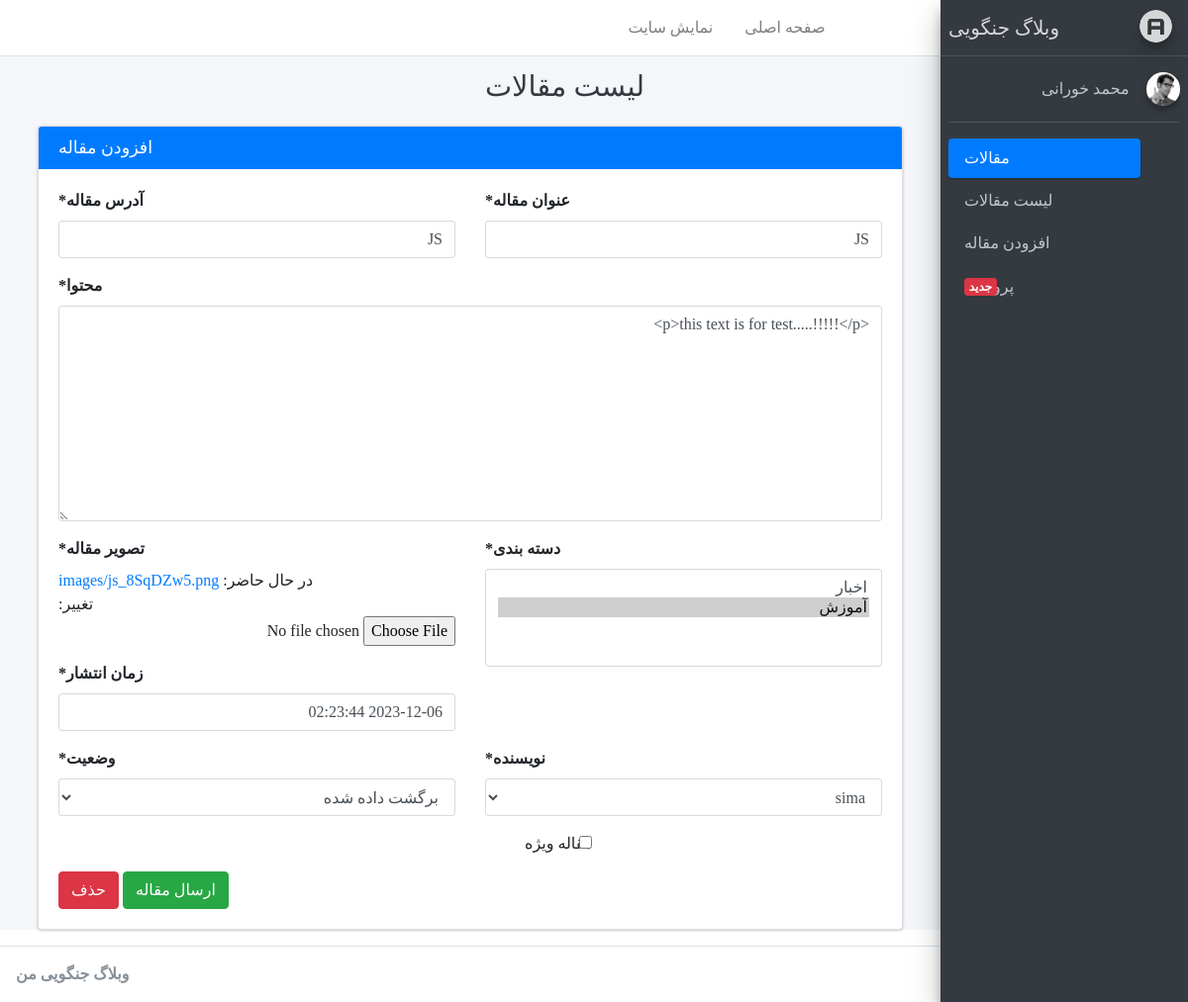
/account/article/update/3 (signed in), run on an earlier commit of the app's database.
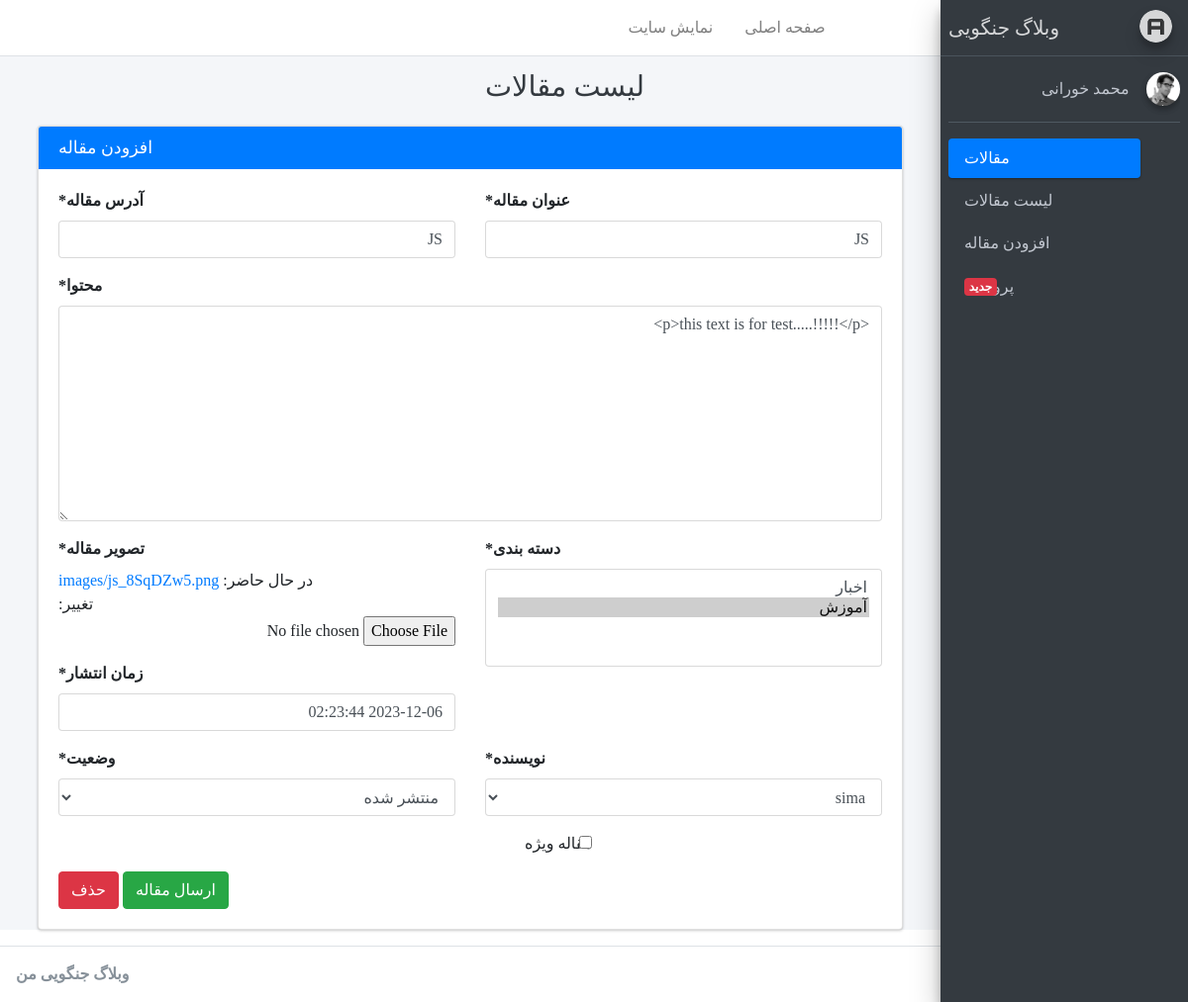
And on a later commit of the database.
### blog/models.py (models this page shows, shortened)
class Article(models.Model):
    STATUS_CHOICES = (
        ('d', 'پیش نویس'),          #draft
        ('p', 'منتشر شده'),         #publish
        ('i', 'درحال بررسی'),       #investigation
        ('b', 'برگشت داده شده'),    #back
    )
    author = models.ForeignKey(User, null=True, on_delete=models.SET_NULL, related_name='articles',
                               verbose_name="نویسنده")
    title = models.CharField(max_length=200, verbose_name="عنوان مقاله")
    slug = models.SlugField(max_length=100, unique=True, verbose_name="آدرس مقاله")
    category = models.ManyToManyField(Categoty, verbose_name="دسته بندی", related_name="articles")
    description = models.TextField(verbose_name="محتوا")
    thumbnail = models.ImageField(upload_to="images", verbose_name="تصویر مقاله")
    publish = models.DateTimeField(default=timezone.now, verbose_name="زمان انتشار")
    created = models.DateTimeField(auto_now_add=True)
    updated = models.DateTimeField(auto_now=True)
    is_special = models.BooleanField(default=False, verbose_name='مقاله ویژه')
    status = models.CharField(max_length=1, choices=STATUS_CHOICES, verbose_name="وضعیت")
    class Meta:
        verbose_name = "مقاله"
        verbose_name_plural = 'مقالات'
    def jpublish(self):
        return jalali_converter(self.publish)
    jpublish.short_description = "زمان انتشار"
    def thumbnail_tag(self):
        return format_html("<img width=100 height=75 style='border-radius: 5px' src='{}'>".format(self.thumbnail.url))
    thumbnail_tag.short_description = "عکس"
    objects = ArticleManager()

### account/views.py (the view)
# urls.py: path('article/update/<int:pk>',ArticleUpdate.as_view(),name='article_update'),
class ArticleUpdate(AuthorAccessMixin, FieldsMixin,FormValidMixin, UpdateView):
    model = Article
    template_name = 'registration/article_create_update.html'

### account/mixins.py (called while the page is built)
    def dispatch(self, request, *args, **kwargs):
        if request.user.is_superuser:
            self.fields = ['title', 'slug', 'category', 'description', 'thumbnail', 'publish', 'is_special', 'status',
                           'author']
        elif request.user.is_author:
            self.fields = ['title', 'slug', 'category', 'description', 'thumbnail', 'is_special', 'publish', ]
        else:
            raise Http404("You can't access to this page")
        return super().dispatch(request, *args, **kwargs)

    def dispatch(self, request, pk, *args, **kwargs):
        article = get_object_or_404(Article, pk=pk)
        if request.user.is_superuser or article.author == request.user and article.status in ['b', 'd']:
            return super().dispatch(request, *args, **kwargs)
        else:
            raise Http404("You can not see this page")

### blog/models.py (called while the page is built)
    def __str__(self):
        return self.title

### blog/templatetags/basetags.py (called while the page is built)
@register.inclusion_tag("registration/partials/link.html")
def link(request, link_name, content, classes):
    return {
        "request": request,
        "link_name": link_name,
        "link": f"account:{link_name}",
        "content": content,
        "classes": classes,
    }

### templates/registration/article_create_update.html
{% extends 'registration/base.html'%}
{% load crispy_forms_tags %}
{% block title %}{% block title-meta %}
    لیست مقالات
{% endblock %}{% endblock %}
{% block main %}
    <div class="col-md-12">
        <div class="card card-primary">
            <div class="card-header">
                <h3 class="card-title mb-0 float-left">افزودن مقاله</h3>
            </div>
            <div class="card-body">
                <form method="post" enctype="multipart/form-data">{% csrf_token %}
            <div class="row">
            <div class="col-6">
                {{form.title|as_crispy_field }}
            </div>
            <div class="col-6">
                {{form.slug|as_crispy_field }}
            </div>
            <div class="col-12">
                {{form.description|as_crispy_field }}
            </div>
            <div class="col-6">
                {{form.category|as_crispy_field }}
            </div>
            <div class="col-6">
                {{form.thumbnail|as_crispy_field }}
                {{form.publish|as_crispy_field }}
            </div>
            {% if user.is_superuser %}
                <div class="col-6">
                    {{form.author|as_crispy_field}}
                    {{form.is_special|as_crispy_field}}
                </div>
                <div class="col-6">
                    {{form.status|as_crispy_field }}
                </div>
            {% endif %}
        </div>
        <button class="btn btn-success">ارسال مقاله</button>
        {% if user.is_superuser and request.resolver_match.kwargs.pk %}
            <a href="{% url 'account:article_delete' request.resolver_match.kwargs.pk %}" class="btn btn-danger">حذف</a>
        {% endif %}
                </form>
            </div>
        </div>
    </div>
{% endblock %}

What changed in the data, as far as the page shows it:
changed Article "JS": status "برگشت داده شده" → "منتشر شده"
